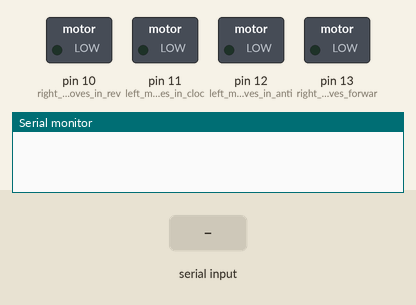
The sketch below on a simulated Arduino Uno, built with avr-gcc and run on an emulated ATmega328P. On the bench: switched loads named in the sketch (green lamp = pin HIGH), the last lines printed to the serial monitor. Inputs (shaded band) come from the test bench.

Above: at 1.2 s.
1.3 s: "F" received over Serial
At 2.6 s:
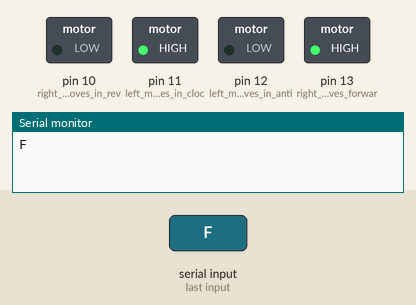
2.9 s: "B" received over Serial
At 3.8 s:
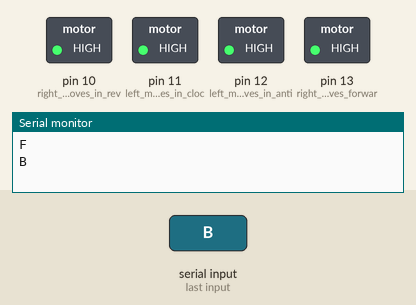
Timing chart, 0 to 5.9 s (numbered marks = the images above; inputs shaded):
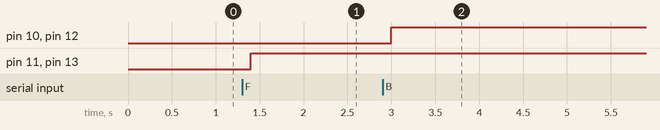

Measured:
- after the input at 1.3 s, pin 11 (left_motors_moves_in_cloc), pin 13 (right_motors_moves_forwar): LOW → HIGH after 0.10 s
- after the input at 2.9 s, pin 10 (right_motors_moves_in_rev), pin 12 (left_motors_moves_in_anti): LOW → HIGH after 0.10 s

The sketch:

Bluetotth_car.ino
```cpp
//Satyam_Raina

char t;              //defining charcter 't' to store values.

void setup() {
pinMode(11,OUTPUT);   //left motors moves in clockwise direction
pinMode(12,OUTPUT);   //left motors moves in anticlockwise direction
pinMode(13,OUTPUT);   //right motors moves forward
pinMode(10,OUTPUT);   //right motors moves in reverse direction
Serial.begin(9600);   //braud rate of serial communication

}

void loop() {
if(Serial.available()){     //storing character
  t = Serial.read();
  Serial.println(t);        //printing on serial monitor
}

if(t == 'F'){            //move forward(all motors rotate in forward direction)
  digitalWrite(13,HIGH);
  digitalWrite(11,HIGH);
}

else if(t == 'B'){      //move reverse (all motors rotate in reverse direction)
  digitalWrite(12,HIGH);
  digitalWrite(10,HIGH);
}

else if(t == 'L'){
  digitalWrite(13,HIGH);//turn left (right side motors rotate in forward direction, left side motors doesn't rotate)
}

else if(t == 'R'){      //turn right (left side motors rotate in forward direction, right side motors doesn't rotate)
  digitalWrite(11,HIGH);
}

else if(t == 'S'){      //STOP (all motors stop)
  digitalWrite(13,LOW);
  digitalWrite(12,LOW);
  digitalWrite(11,LOW);
  digitalWrite(10,LOW);
}
delay(100);
}
```
